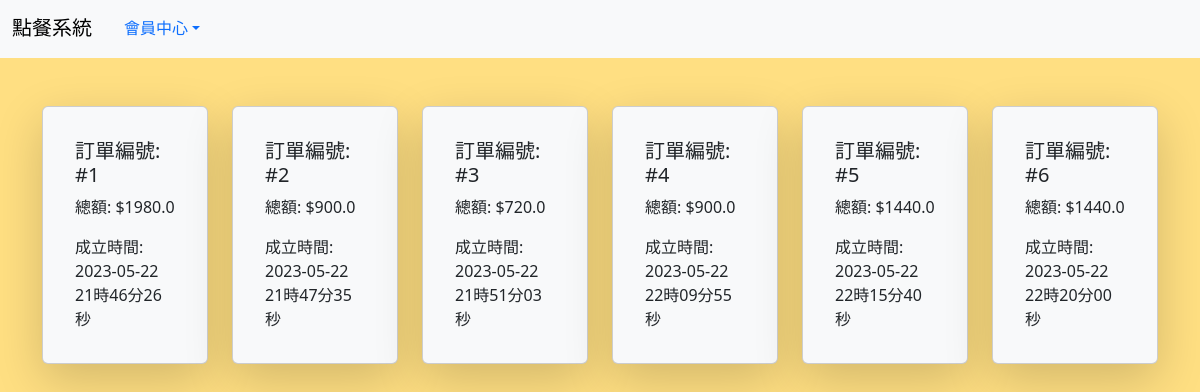
Page /Order_history (signed in) on the committed database.
### tables this page shows
CREATE TABLE orders (
                id INTEGER PRIMARY KEY,
                user_id INTEGER,
                table_id INTEGER,
                timestamp TIMESTAMP,
                FOREIGN KEY (user_id) REFERENCES users (id),
                FOREIGN KEY (table_id) REFERENCES carts (table_id)
            );

### app.py (the view)
@app.route('/Order_history', methods=['GET'])
def order_history():
    conn = create_connection()
    cursor = conn.cursor()
    phone = request.cookies.get('user_phone')
    user_id = cursor.execute('SELECT users.id FROM users WHERE users.phone = ?', (phone,)).fetchone()
    print(phone,user_id[0])
    try:
        cursor.execute('SELECT orders.id, SUM(carts.quantity * menu_items.price), orders.timestamp , carts.quantity , menu_items.name , menu_items.price  FROM orders INNER JOIN carts ON orders.table_id = carts.table_id INNER JOIN menu_items ON carts.item_id = menu_items.id WHERE orders.user_id = ? GROUP BY orders.id', (user_id[0],))
        orders = cursor.fetchall()
        conn.close()
        return render_template('/restaurant/order_history.html', orders=orders)
    except Error as e:
        print(f'Error retrieving order history: {e}')
        conn.close()
    return 'Error retrieving order history'

### app.py (called while the page is built)
@app.template_filter('custom_datetimeformat')
def custom_datetimeformat(value):
    dt = datetime.strptime(value, '%Y-%m-%d %H:%M:%S.%f')
    formatted_datetime = dt.strftime('%Y-%m-%d %H時%M分%S秒')
    return formatted_datetime

### lib.py (called while the page is built)
def create_connection():
    conn = None
    try:
        conn = sqlite3.connect('database.db')
        print(f'Successfully connected to the database')
        return conn
    except Error as e:
        print(f'Error connecting to the database: {e}')
    return conn

### templates/restaurant/order_history.html
{% extends 'base.html' %} {% block content %}
<div class="row">
  {% for order in orders %}
  <div class="col-lg-2 col-md-3 col-sm-4 col-6">
    <div class="card shadow-lg p-3 mb-5 bg-body-tertiary">
      <div class="card-body">
        <h5 class="card-title">訂單編號: #{{ order[0] }}</h5>
        <p class="card-text">總額: ${{ order[1] }}</p>
        <p class="card-text">
          成立時間: <br />{{ order[2] | custom_datetimeformat }}
        </p>
      </div>
    </div>
  </div>
  {% endfor %}
</div>
{% endblock %}

### rows in the picture
orders: id "1", order "1980.0", timestamp "2023-05-22 21時46分26秒"
orders: id "2", order "900.0", timestamp "2023-05-22 21時47分35秒"
orders: id "3", order "720.0", timestamp "2023-05-22 21時51分03秒"
orders: id "4", order "900.0", timestamp "2023-05-22 22時09分55秒"
orders: id "5", order "1440.0", timestamp "2023-05-22 22時15分40秒"
orders: id "6", order "1440.0", timestamp "2023-05-22 22時20分00秒"
